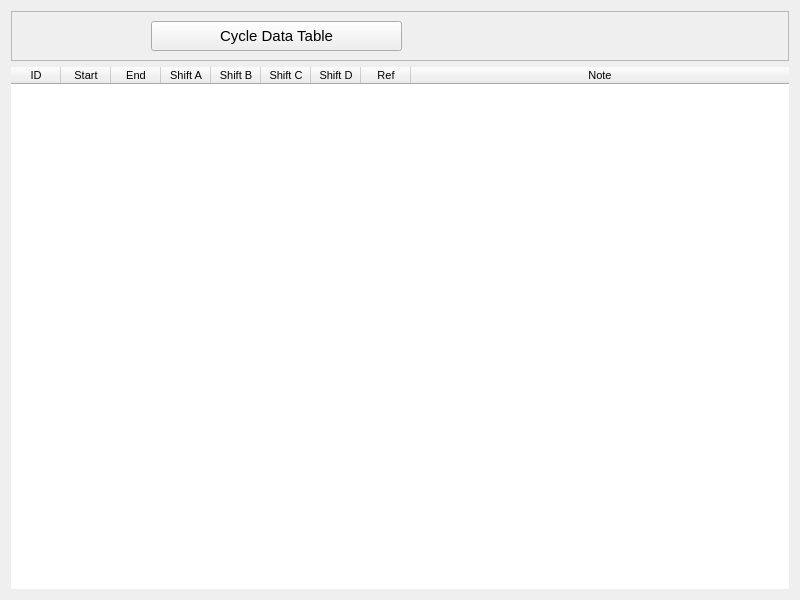
<?xml version="1.0" encoding="UTF-8"?>
<ui version="4.0">
 <class>CycleTableDialog</class>
 <widget class="QDialog" name="CycleTableDialog">
  <property name="geometry">
   <rect>
    <x>0</x>
    <y>0</y>
    <width>800</width>
    <height>600</height>
   </rect>
  </property>
  <property name="windowTitle">
   <string>Cycle Data Table</string>
  </property>
  <layout class="QVBoxLayout" name="verticalLayout">
   <item>
    <widget class="QFrame" name="seg_table">
     <property name="sizePolicy">
      <sizepolicy hsizetype="Preferred" vsizetype="Fixed">
       <horstretch>0</horstretch>
       <verstretch>0</verstretch>
      </sizepolicy>
     </property>
     <property name="minimumSize">
      <size>
       <width>0</width>
       <height>50</height>
      </size>
     </property>
     <property name="maximumSize">
      <size>
       <width>16777215</width>
       <height>50</height>
      </size>
     </property>
     <property name="font">
      <font>
       <family>Segoe UI</family>
       <pointsize>9</pointsize>
      </font>
     </property>
     <property name="frameShape">
      <enum>QFrame::StyledPanel</enum>
     </property>
     <property name="frameShadow">
      <enum>QFrame::Raised</enum>
     </property>
     <widget class="QPushButton" name="delete_row_btn">
      <property name="geometry">
       <rect>
        <x>30</x>
        <y>10</y>
        <width>30</width>
        <height>30</height>
       </rect>
      </property>
      <property name="sizePolicy">
       <sizepolicy hsizetype="Fixed" vsizetype="Fixed">
        <horstretch>0</horstretch>
        <verstretch>0</verstretch>
       </sizepolicy>
      </property>
      <property name="minimumSize">
       <size>
        <width>30</width>
        <height>30</height>
       </size>
      </property>
      <property name="maximumSize">
       <size>
        <width>30</width>
        <height>30</height>
       </size>
      </property>
      <property name="font">
       <font>
        <family>Segoe UI</family>
        <pointsize>5</pointsize>
       </font>
      </property>
      <property name="mouseTracking">
       <bool>true</bool>
      </property>
      <property name="toolTip">
       <string>Delete Cycle</string>
      </property>
      <property name="styleSheet">
       <string notr="true">QPushButton{
	border: none;
	background: none;
}

QPushButton::hover{
	background: white;
	border: 1px raised;
	border-radius: 10px;
}</string>
      </property>
      <property name="text">
       <string/>
      </property>
      <property name="icon">
       <iconset resource="ai.qrc">
        <normaloff>:/img/img/trash.png</normaloff>:/img/img/trash.png</iconset>
      </property>
      <property name="iconSize">
       <size>
        <width>25</width>
        <height>25</height>
       </size>
      </property>
     </widget>
     <widget class="QPushButton" name="add_row_btn">
      <property name="geometry">
       <rect>
        <x>70</x>
        <y>10</y>
        <width>30</width>
        <height>30</height>
       </rect>
      </property>
      <property name="sizePolicy">
       <sizepolicy hsizetype="Fixed" vsizetype="Fixed">
        <horstretch>0</horstretch>
        <verstretch>0</verstretch>
       </sizepolicy>
      </property>
      <property name="minimumSize">
       <size>
        <width>30</width>
        <height>30</height>
       </size>
      </property>
      <property name="maximumSize">
       <size>
        <width>30</width>
        <height>30</height>
       </size>
      </property>
      <property name="font">
       <font>
        <family>Segoe UI</family>
        <pointsize>5</pointsize>
       </font>
      </property>
      <property name="mouseTracking">
       <bool>true</bool>
      </property>
      <property name="toolTip">
       <string>Restore Last Deleted</string>
      </property>
      <property name="styleSheet">
       <string notr="true">QPushButton{
	border: none;
	background: none;
}

QPushButton::hover{
	background: white;
	border: 1px raised;
	border-radius: 10px;
}</string>
      </property>
      <property name="text">
       <string/>
      </property>
      <property name="icon">
       <iconset resource="ai.qrc">
        <normaloff>:/img/img/undo.png</normaloff>:/img/img/undo.png</iconset>
      </property>
      <property name="iconSize">
       <size>
        <width>22</width>
        <height>22</height>
       </size>
      </property>
     </widget>
     <widget class="QPushButton" name="table_toggle">
      <property name="geometry">
       <rect>
        <x>140</x>
        <y>10</y>
        <width>251</width>
        <height>30</height>
       </rect>
      </property>
      <property name="sizePolicy">
       <sizepolicy hsizetype="Preferred" vsizetype="Fixed">
        <horstretch>0</horstretch>
        <verstretch>0</verstretch>
       </sizepolicy>
      </property>
      <property name="minimumSize">
       <size>
        <width>0</width>
        <height>30</height>
       </size>
      </property>
      <property name="font">
       <font>
        <family>Segoe UI</family>
        <pointsize>11</pointsize>
       </font>
      </property>
      <property name="text">
       <string>Cycle Data Table</string>
      </property>
     </widget>
     <widget class="QGraphicsView" name="page_indicator">
      <property name="geometry">
       <rect>
        <x>318</x>
        <y>21</y>
        <width>30</width>
        <height>10</height>
       </rect>
      </property>
      <property name="styleSheet">
       <string notr="true">background: transparent</string>
      </property>
      <property name="frameShape">
       <enum>QFrame::NoFrame</enum>
      </property>
      <property name="verticalScrollBarPolicy">
       <enum>Qt::ScrollBarAlwaysOff</enum>
      </property>
      <property name="horizontalScrollBarPolicy">
       <enum>Qt::ScrollBarAlwaysOff</enum>
      </property>
      <property name="interactive">
       <bool>false</bool>
      </property>
     </widget>
    </widget>
   </item>
   <item>
    <widget class="QTableWidget" name="data_table">
     <property name="sizePolicy">
      <sizepolicy hsizetype="Expanding" vsizetype="Expanding">
       <horstretch>0</horstretch>
       <verstretch>0</verstretch>
      </sizepolicy>
     </property>
     <property name="font">
      <font>
       <family>Segoe UI</family>
       <pointsize>9</pointsize>
      </font>
     </property>
     <property name="focusPolicy">
      <enum>Qt::ClickFocus</enum>
     </property>
     <property name="frameShape">
      <enum>QFrame::NoFrame</enum>
     </property>
     <property name="sizeAdjustPolicy">
      <enum>QAbstractScrollArea::AdjustToContents</enum>
     </property>
     <property name="showGrid">
      <bool>true</bool>
     </property>
     <property name="wordWrap">
      <bool>true</bool>
     </property>
     <property name="rowCount">
      <number>0</number>
     </property>
     <property name="columnCount">
      <number>9</number>
     </property>
     <attribute name="horizontalHeaderVisible">
      <bool>true</bool>
     </attribute>
     <attribute name="horizontalHeaderCascadingSectionResizes">
      <bool>true</bool>
     </attribute>
     <attribute name="horizontalHeaderMinimumSectionSize">
      <number>50</number>
     </attribute>
     <attribute name="horizontalHeaderDefaultSectionSize">
      <number>50</number>
     </attribute>
     <attribute name="horizontalHeaderHighlightSections">
      <bool>true</bool>
     </attribute>
     <attribute name="horizontalHeaderShowSortIndicator" stdset="0">
      <bool>false</bool>
     </attribute>
     <attribute name="horizontalHeaderStretchLastSection">
      <bool>true</bool>
     </attribute>
     <attribute name="verticalHeaderVisible">
      <bool>false</bool>
     </attribute>
     <attribute name="verticalHeaderCascadingSectionResizes">
      <bool>false</bool>
     </attribute>
     <attribute name="verticalHeaderMinimumSectionSize">
      <number>40</number>
     </attribute>
     <attribute name="verticalHeaderDefaultSectionSize">
      <number>50</number>
     </attribute>
     <attribute name="verticalHeaderHighlightSections">
      <bool>false</bool>
     </attribute>
     <attribute name="verticalHeaderShowSortIndicator" stdset="0">
      <bool>false</bool>
     </attribute>
     <attribute name="verticalHeaderStretchLastSection">
      <bool>false</bool>
     </attribute>
     <column>
      <property name="text">
       <string notr="true">ID</string>
      </property>
      <property name="font">
       <font>
        <family>Segoe UI</family>
        <pointsize>8</pointsize>
       </font>
      </property>
     </column>
     <column>
      <property name="text">
       <string>Start</string>
      </property>
      <property name="font">
       <font>
        <family>Segoe UI</family>
        <pointsize>8</pointsize>
       </font>
      </property>
     </column>
     <column>
      <property name="text">
       <string>End</string>
      </property>
      <property name="font">
       <font>
        <pointsize>8</pointsize>
       </font>
      </property>
     </column>
     <column>
      <property name="text">
       <string>Shift A</string>
      </property>
      <property name="font">
       <font>
        <pointsize>8</pointsize>
       </font>
      </property>
     </column>
     <column>
      <property name="text">
       <string>Shift B</string>
      </property>
      <property name="font">
       <font>
        <pointsize>8</pointsize>
       </font>
      </property>
     </column>
     <column>
      <property name="text">
       <string>Shift C</string>
      </property>
      <property name="font">
       <font>
        <pointsize>8</pointsize>
       </font>
      </property>
     </column>
     <column>
      <property name="text">
       <string>Shift D</string>
      </property>
      <property name="font">
       <font>
        <pointsize>8</pointsize>
       </font>
      </property>
     </column>
     <column>
      <property name="text">
       <string>Ref</string>
      </property>
      <property name="font">
       <font>
        <pointsize>8</pointsize>
       </font>
      </property>
     </column>
     <column>
      <property name="text">
       <string>Note</string>
      </property>
      <property name="font">
       <font>
        <pointsize>8</pointsize>
       </font>
      </property>
     </column>
    </widget>
   </item>
  </layout>
 </widget>
 <resources>
  <include location="ai.qrc"/>
 </resources>
 <connections/>
</ui>
